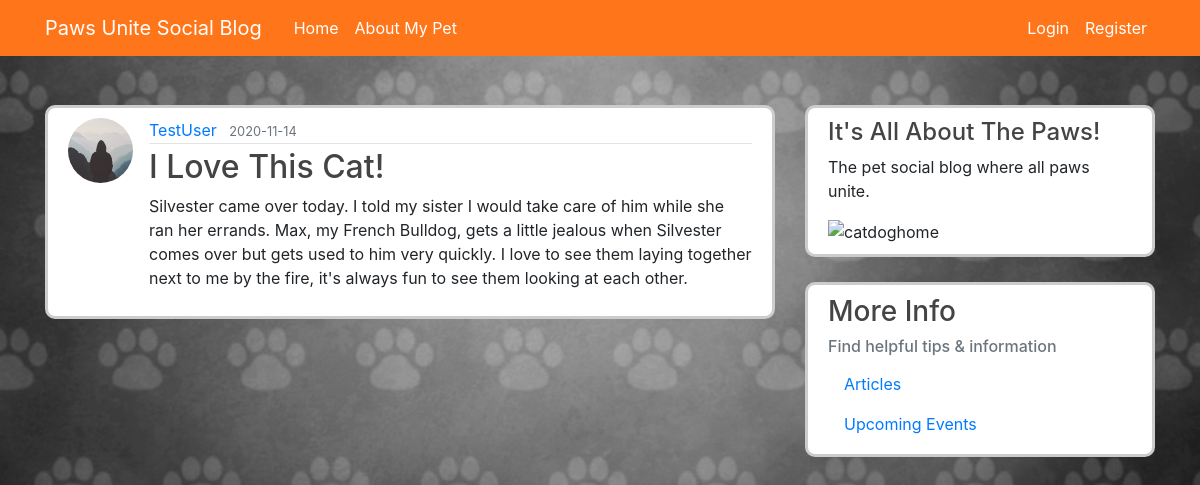
Screenshot of /post/8 with the database file from the repository.
### socialblog/model.py (models this page shows, shortened)
class User(db.Model, UserMixin):
    id = db.Column(db.Integer, primary_key=True)
    username = db.Column(db.String(20), unique=True, nullable=False)
    email = db.Column(db.String(120), unique=True, nullable=False)
    image_file = db.Column(db.String(20), nullable=False,
                           default='default.jpg')
    password = db.Column(db.String(60), nullable=False)
    posts = db.relationship('Post', backref='author', lazy=True)

class Post(db.Model):
    id = db.Column(db.Integer, primary_key=True)
    title = db.Column(db.String(100), nullable=False)
    date_posted = db.Column(db.DateTime, nullable=False,
                            default=datetime.utcnow)
    content = db.Column(db.Text, nullable=False)
    image = db.Column(db.String, default=None, nullable=True)
    user_id = db.Column(db.Integer, db.ForeignKey('user.id'), nullable=False)

### socialblog/routes.py (the view)
@app.route("/post/<int:post_id>")
def post(post_id):
    post = Post.query.get_or_404(post_id)
    return render_template('post.html', title=post.title, post=post)

### socialblog/templates/post.html (shortened to what this page needs)
{% extends "layout.html" %}
{% block content %}
<article class="media content-section">
    <img class="rounded-circle article-img"
        src="{{ url_for('static', filename='profile_pics/' + post.author.image_file) }}">
    <div class="media-body">
        <div class="article-metadata">
            <a class="mr-2" href="#">{{ post.author.username }}</a>
            <small class="text-muted">{{ post.date_posted.strftime('%Y-%m-%d') }}</small>
        </div>
        <h2 class="article-title">{{ post.title }}</h2>
        <p class="article-content">{{ post.content }}</p>
    </div>
</article>
{% endblock content %}

### socialblog/static/main.css (style rules this page uses)
body { background-color: #ffffff; background-image: url(/static/bwpaws.jpg); background-size: cover; background-position: center; margin-top: 5rem; background-repeat: no-repeat; }
h1, h2, h3, h4, h5, h6 { color: #444444; }
.content-section { background: #ffffff; padding: 10px 20px; border: 3px solid #cccccc; border-radius: 10px; margin-top: 25px; margin-bottom: 25px; }
.article-title { color: #444444; }
.article-content { white-space: pre-line; }
.article-img { height: 65px; width: 65px; margin-right: 16px; }
.article-metadata { padding-bottom: 1px; margin-bottom: 4px; border-bottom: 1px solid #e3e3e3 }

### rows the page displays
User: image_file (placeholder picture), author.username "TestUser"
Post: date_posted "2020-11-14", title "I Love This Cat!", content "Silvester came over today. I told my sister I would take care of him while she ran her errands. Max, my French Bulldog, gets a little jealous when Silvester comes over but gets used to him very quickly. I love to see them laying together next to me by the fire, it's always fun to see them looking at each other."
